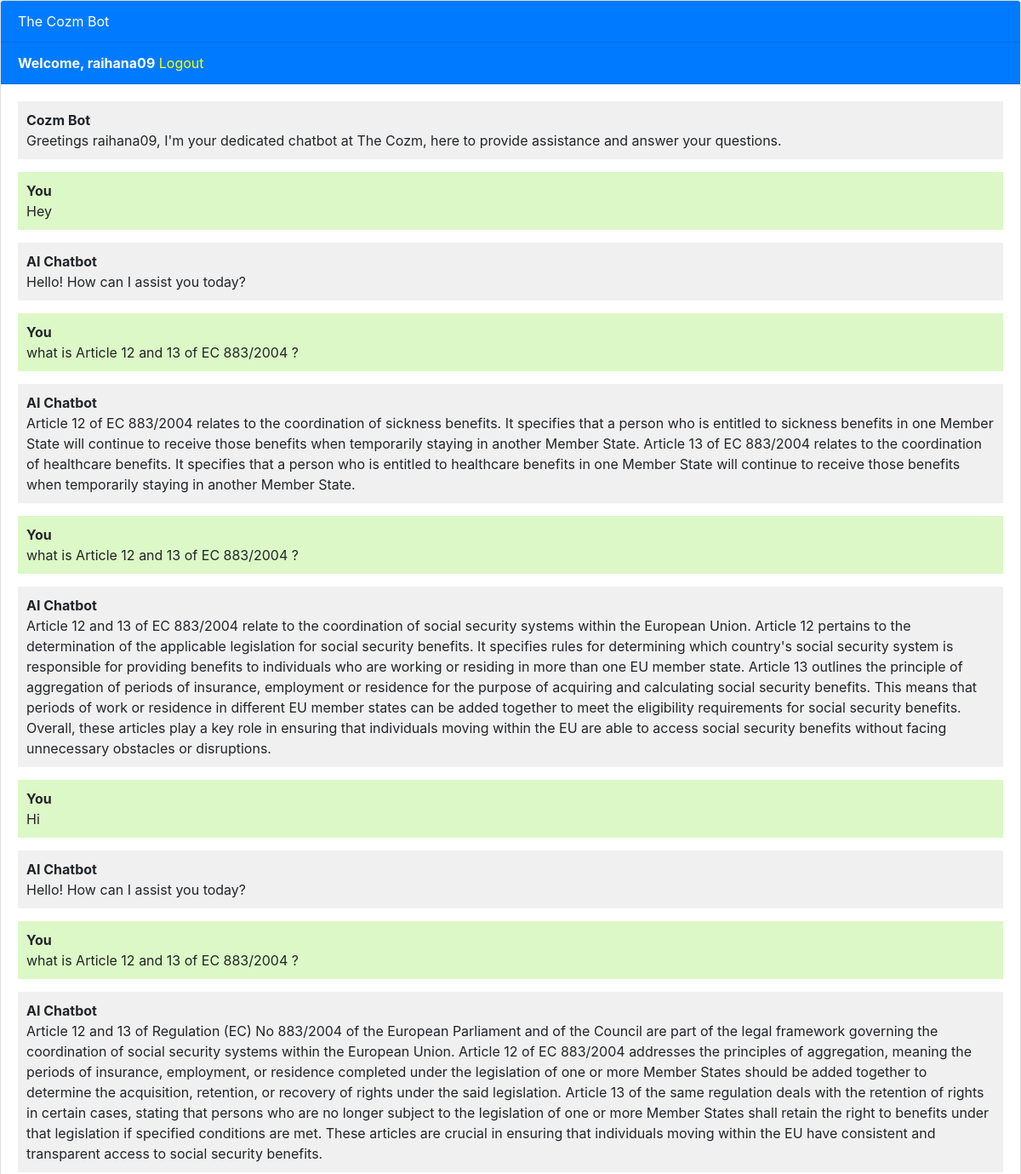
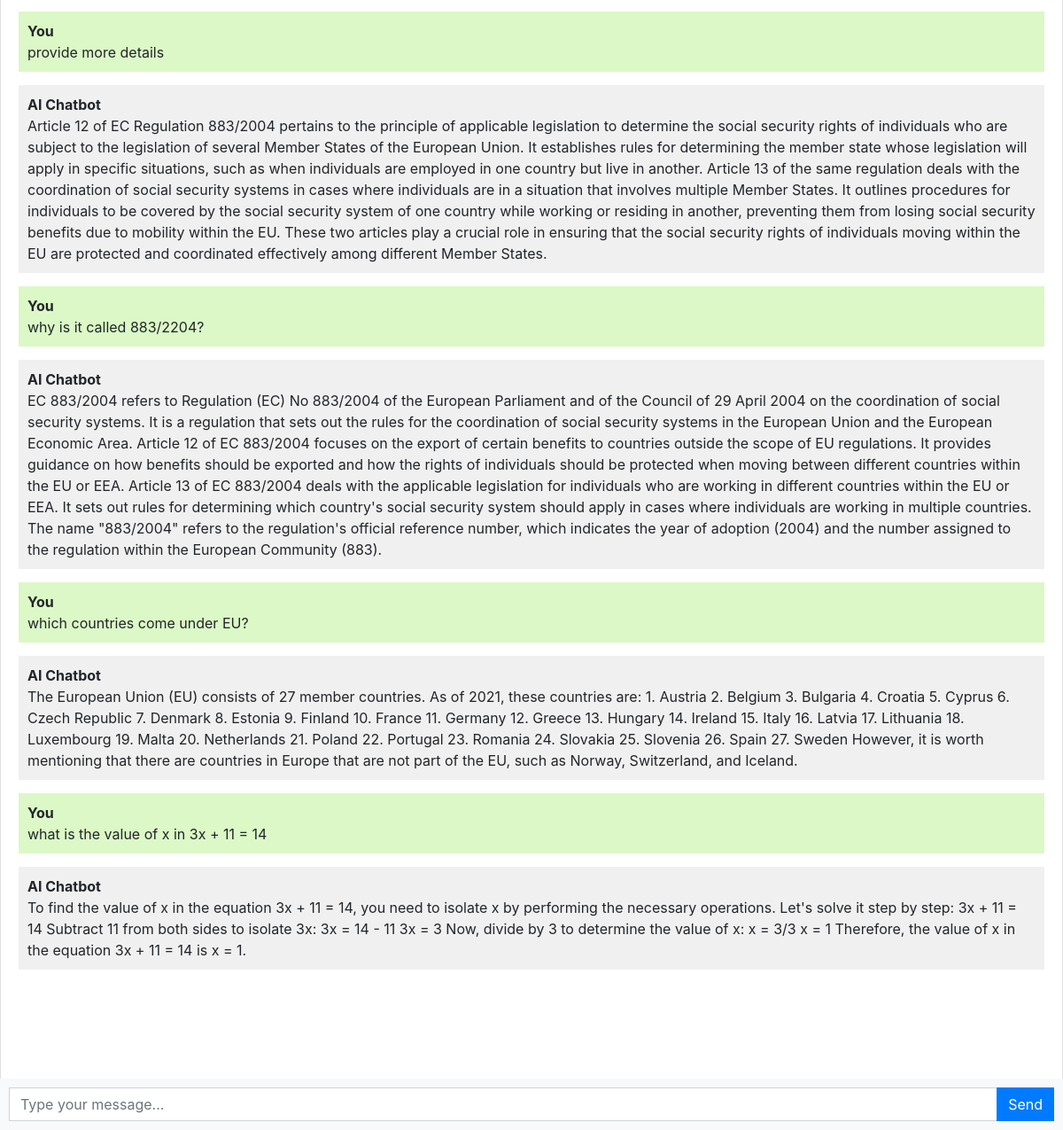
Page / (signed in) on the committed database (2 pictures, top to bottom).
### thecozm_chatbot/models.py (models this page shows, shortened)
class TheCozmChat(models.Model):
    user = models.ForeignKey(User, on_delete=models.CASCADE)
    message = models.TextField()
    response = models.TextField()
    created_at = models.DateTimeField(auto_now_add=True)
    updated_at = models.DateTimeField(auto_now=True)

### thecozm_chatbot/views.py (the view, shortened to what this page needs)
# urls.py: path('', ChatbotAPIView.as_view(), name='chatbot'),
class ChatbotAPIView(APIView):
    def get(self, request, *args, **kwargs):
        chats = TheCozmChat.objects.filter(user=request.user) if request.user.is_authenticated else []
        return render(request, 'thecozm_chatbot.html', {'chats': chats})

### templates/thecozm_chatbot.html (shortened to what this page needs)
{% extends 'index.html' %}
{% block content %}
<div class="chat-container">
  <div class="card flex-grow-1">
    <div class="card-header bg-primary text-white">The Cozm Bot</div>
    {% if user.is_authenticated %}
    <div class="card-header bg-primary text-white"><b>Welcome, {{user.username}}</b>   <a style="color: yellow;" href="logout">Logout</a></div>
    {% else %}
    <div class="card-header bg-primary text-white"><a style="color: yellow" href="login">Login</a>   <a style="color: yellow;" href="register">Register</a></div>
    {% endif %}
    <div class="card-body messages-box">
      <ul class="list-unstyled messages-list">
         <li class="message received">
          <div class="message-text">
            <div class="message-sender">
              <b>Cozm Bot</b>
            </div>
            <div class="message-content">
              Greetings {{user.username}}, I'm your dedicated chatbot at The Cozm, here to provide assistance and answer your questions.
            </div>
          </div>
        </li>
        {% for chat in chats %}
          {% if chat.user == request.user %}
            <li class="message sent">
          <div class="message-text">
            <div class="message-sender">
              <b>You</b>
            </div>
            <div class="message-content">
              {{chat.message}}
            </div>
          </div>
        </li>
        <li class="message received">
          <div class="message-text">
            <div class="message-sender">
              <b>AI Chatbot</b>
            </div>
            <div class="message-content">
              {{chat.response}}
            </div>
          </div>
        </li>
          {% endif %}
        {% endfor %}
      </ul>
    </div>
    <br><br>
    <br><br>
    <br><br>
  </div>
  <form class="message-form">
    <div class="input-group">
      <input type="text" class="form-control message-input" placeholder="Type your message...">
      <div class="input-group-append">
        <button type="submit" class="btn btn-primary btn-send">Send</button>
      </div>
    </div>
  </form>
</div>
{% endblock %}

### templates/index.html (shortened to what this page needs)
<!DOCTYPE html>
<html lang="en">
  <head>
    <link rel="stylesheet" href="https://stackpath.bootstrapcdn.com/bootstrap/4.3.1/css/bootstrap.min.css">
  </head>
  <body>
    {% block content %}{% endblock %}
  </body>
</html>

### templates/thecozm_chatbot.html (style rules this page uses)
body, html { height: 100%; }
.messages-box { flex: 1; overflow-y: auto; }
.messages-list { padding-left: 0; }
.message { margin-bottom: 15px; list-style: none; }
.message-text { padding: 10px; border-radius: 5px; }
.sent { background-color: #dcf8c6; align-self: flex-end; }
.received { background-color: #f1f0f0; align-self: flex-start; }
.message-form { display: flex; position: fixed; bottom: 0; left: 0; right: 0; padding: 10px; background-color: #f8f9fa; }
.message-input { flex: 1; border-radius: 0; border-right: none; }
.btn-send { border-radius: 0; }
.chat-container { height: 100%; display: flex; flex-direction: column; }

### rows in the picture
TheCozmChat: message "Hey", response "Hello! How can I assist you today?"
TheCozmChat: message "what is Article 12 and 13 of EC 883/2004 ?", response "Article 12 of EC 883/2004 relates to the coordination of sickness benefits. It specifies that a person who is entitled to sickness benefits in one Member State will continue to receive those benefits when temporarily staying in another Member State. Article 13 of EC 883/2004 relates to the coordination of healthcare benefits. It specifies that a person who is entitled to healthcare benefits in one Member State will continue to receive those benefits when temporarily staying in another Member State."
TheCozmChat: message "what is Article 12 and 13 of EC 883/2004 ?", response "Article 12 and 13 of EC 883/2004 relate to the coordination of social security systems within the European Union. Article 12 pertains to the determination of the applicable legislation for social security benefits. It specifies rules for determining which country's social security system is responsible for providing benefits to individuals who are working or residing in more than one EU member state. Article 13 outlines the principle of aggregation of periods of insurance, employment or residence for the purpose of acquiring and calculating social security benefits. This means that periods of work or residence in different EU member states can be added together to meet the eligibility…"
TheCozmChat: message "Hi", response "Hello! How can I assist you today?"
TheCozmChat: message "what is Article 12 and 13 of EC 883/2004 ?", response "Article 12 and 13 of Regulation (EC) No 883/2004 of the European Parliament and of the Council are part of the legal framework governing the coordination of social security systems within the European Union. Article 12 of EC 883/2004 addresses the principles of aggregation, meaning the periods of insurance, employment, or residence completed under the legislation of one or more Member States should be added together to determine the acquisition, retention, or recovery of rights under the said legislation. Article 13 of the same regulation deals with the retention of rights in certain cases, stating that persons who are no longer subject to the legislation of one or more Member States shall…"
TheCozmChat: message "provide more details", response "Article 12 of EC Regulation 883/2004 pertains to the principle of applicable legislation to determine the social security rights of individuals who are subject to the legislation of several Member States of the European Union. It establishes rules for determining the member state whose legislation will apply in specific situations, such as when individuals are employed in one country but live in another. Article 13 of the same regulation deals with the coordination of social security systems in cases where individuals are in a situation that involves multiple Member States. It outlines procedures for individuals to be covered by the social security system of one country while working or…"
TheCozmChat: message "why is it called 883/2204?", response "EC 883/2004 refers to Regulation (EC) No 883/2004 of the European Parliament and of the Council of 29 April 2004 on the coordination of social security systems. It is a regulation that sets out the rules for the coordination of social security systems in the European Union and the European Economic Area. Article 12 of EC 883/2004 focuses on the export of certain benefits to countries outside the scope of EU regulations. It provides guidance on how benefits should be exported and how the rights of individuals should be protected when moving between different countries within the EU or EEA. Article 13 of EC 883/2004 deals with the applicable legislation for individuals who are working in…"
TheCozmChat: message "which countries come under EU?", response "The European Union (EU) consists of 27 member countries. As of 2021, these countries are: 1. Austria 2. Belgium 3. Bulgaria 4. Croatia 5. Cyprus 6. Czech Republic 7. Denmark 8. Estonia 9. Finland 10. France 11. Germany 12. Greece 13. Hungary 14. Ireland 15. Italy 16. Latvia 17. Lithuania 18. Luxembourg 19. Malta 20. Netherlands 21. Poland 22. Portugal 23. Romania 24. Slovakia 25. Slovenia 26. Spain 27. Sweden However, it is worth mentioning that there are countries in Europe that are not part of the EU, such as Norway, Switzerland, and Iceland."
TheCozmChat: message "what is the value of x in 3x + 11 = 14", response "To find the value of x in the equation 3x + 11 = 14, you need to isolate x by performing the necessary operations. Let's solve it step by step: 3x + 11 = 14 Subtract 11 from both sides to isolate 3x: 3x = 14 - 11 3x = 3 Now, divide by 3 to determine the value of x: x = 3/3 x = 1 Therefore, the value of x in the equation 3x + 11 = 14 is x = 1."

### other values in the picture
{{ user.username }} "raihana09"
